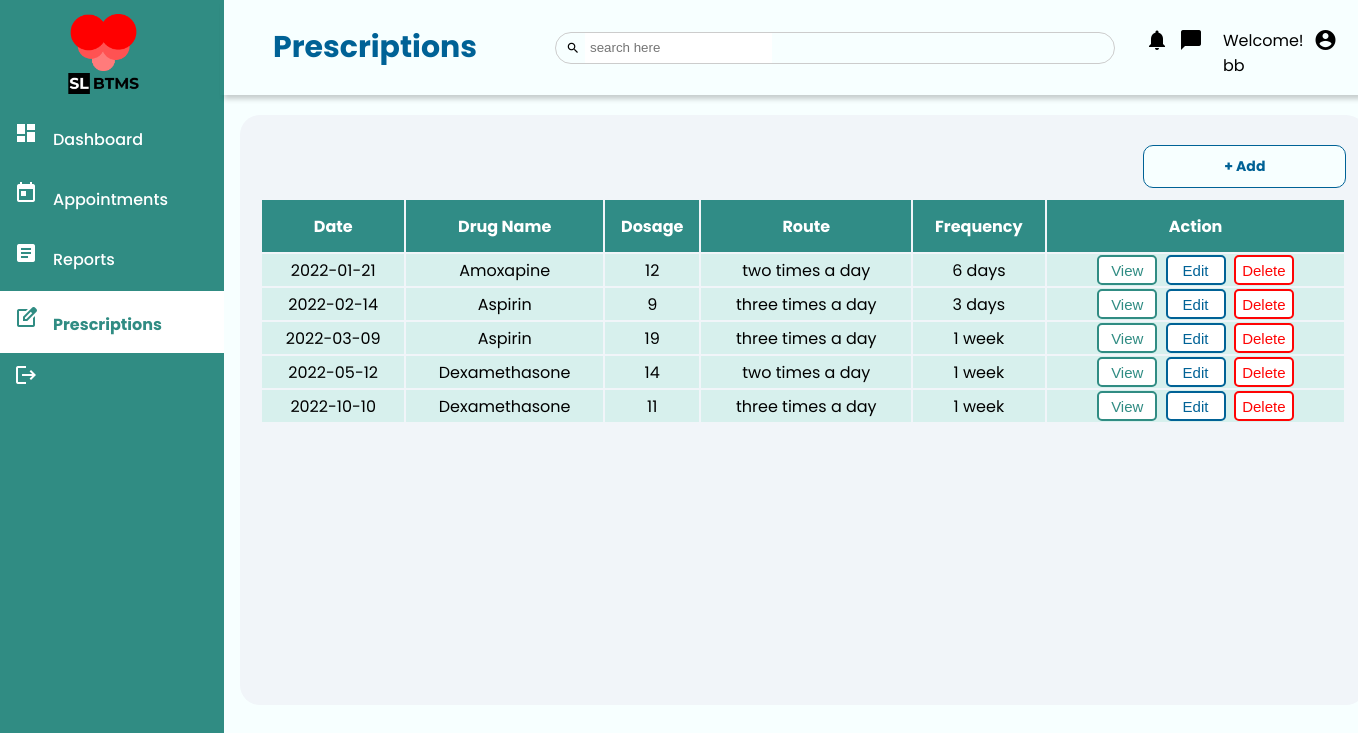
The app's page /src/php/consultant_patient_prescriptions.php (signed in) with its own data.
### tables this page shows
CREATE TABLE `patient_clinical_reports` (
  `patient_cr_id` int(11) NOT NULL,
  `patient_id` int(11) NOT NULL,
  `date` date NOT NULL,
  `drug_name` varchar(255) NOT NULL,
  `dosage` int(11) NOT NULL,
  `route` varchar(255) NOT NULL,
  `frequency` varchar(255) NOT NULL
);

### src/php/consultant_patient_prescriptions.php (the view, shortened to what this page needs)
<?php
require_once('../../config/connection.php');
 ?>
<!DOCTYPE html>
<html lang="en">
<head>
    <link rel="stylesheet" type="text/css" href="../../public/css/consultant_prescriptions.css">
    <link rel="stylesheet" type="text/css" href="../../public/css/consultant_navbar.css">
</head>
<body>
  <div class="top-nav">
    <div class="head">
        <h1>Prescriptions</h1>
    </div>
    <div class="search">
        <div class="search-bar">
          <span class="material-icons">search</span>
          <input type="search" placeholder="search here">
        </div>
      </div>
    <div class="top">
      <span class="material-icons">notifications</span>
      <span class="material-icons">chat_bubble</span>
      <div class="Loggedin"> Welcome! <?php echo $_SESSION['username'];?></div>
      <span class="material-icons">account_circle</span>
    </div>
  </div>
  <div class="board">
    <div class="">
      <a href="consultant_prescription_form.php" class="new">+ Add</a>
      <div class="mid-bottom">
          <table align="center">
            <tr>
              <th>Date</th>
              <th>Drug Name</th>
              <th>Dosage</th>
              <th>Route</th>
              <th>Frequency</th>
              <th colspan="3">Action</th>
            </tr>
            <?php
                $sql="SELECT * FROM patient_clinical_reports ORDER BY date, patient_id, drug_name";
                $result=mysqli_query($connection,$sql);
                if($result){
                    while($row=mysqli_fetch_assoc($result)){
                        $patient_cr_id=$row['patient_cr_id'];
                        $date=$row['date'];
                        $drug_name=$row['drug_name'];
                        $dosage=$row['dosage'];
                        $route=$row['route'];
                        $frequency=$row['frequency'];
                        echo '
                          <td>'.$date.'</td>
                          <td>'.$drug_name.'</td>
                          <td>'.$dosage.'</td>
                          <td>'.$route.'</td>
                          <td>'.$frequency.'</td>
                          <td>
                            <button id="btn-view" class="btn">
                              <a href="consultant_patient_clinical_reports_view.php?update-id='.$patient_cr_id.'" class="text-light">
                                View
                                </a>
                            </button>
                            <button id="btn-update" class="btn">
                              <a href="consultant_patient_clinical_reports_update.php?update-id='.$patient_cr_id.'" class="text-light">
                                Edit
                              </a>
                            </button>
                            <button id="btn-delete" class="btn">
                              <a href="consultant_patient_clinical_reports_delete.php?delete-id='.$patient_cr_id.'" class="text-light">
                                Delete
                              </a>
                            </button>
                          </td>
                        </tr>
                        ';
                    }
                }
            ?>
          </table>
      </div>
    </div>
  </div>
</body>
</html>

### public/css/consultant_navbar.css (style rules this page uses)
body { margin: 0; font-family: Poppins, sans-serif; background-color: #F7FFFF; }
.side-navbar { width: 230px; height: 100%; margin: -6px; position: fixed; background-color: #308C83; }
.logo { margin: 20px 0 10px 65px; width: 80px; height: 80px; }
.side-navbar a { padding: 10px 20px 18px 15px; display: block; color: #FFFFFF; text-decoration: none; font-size: 16px; font-weight: 500; transition: 0.2s; }
.side-navbar span { margin: 0px 15px 8px 5px; }
#not-selected { color: #FFFFFF; }
#selected { padding: 15px; display: block; background: #ffffff; text-decoration: none; font-size: 16px; font-weight: bold; }
#selected { color: #308C83; }

### public/css/consultant_prescriptions.css (style rules this page uses)
body { margin: 0; background-color: #F7FFFF; font-family: 'Poppins', sans-serif; }
.top-nav { display:grid; position:sticky; margin-left: 220px; grid-template-columns: 300px 600px auto auto; align-items: center; padding: 5px; box-shadow: 4px 4px 5px rgba(0,0,0,0.2); }
.head h1 { text-align: center; font-size: 30px; color: #006296; }
.search { display: flex; margin-left: 20px; padding: 10px; justify-content: center; }
.search-bar { border: 1px solid #ccc; border-radius: 30px; width: fit-content; height: 30px; width: 100%; display: flex; align-items: center; overflow-x: hidden; }
.search-bar span { display: inline-block; padding: 5px; font-size:14px ; }
.search-bar input { height: 100%; padding: 5px; border: none; outline: none; }
.search-bar span { padding-left: 10px; cursor: pointer; }
.top { position: relative; display: flex; float: right; margin: 10px 10px 0 0; padding: 10px; }
.top span { padding-left: 10px; cursor: pointer; }
.top .Loggedin { padding-left: 20px; }
.board { position: absolute; margin-left: 240px; margin-top: 20px; width: 80%; height: 550px; background-color: #F1F5F9; border-radius: 20px; padding: 20px; overflow: hidden; }
th { text-align: center; height: 50px; color: #ffffff; background: #308C86; }
table { margin:0; width: 100%; }
td { text-align: center; background: #D7F0ED; }
td a { text-decoration: none; }
.new { float: right; margin: 10px 0; text-decoration: none; background-color: #F7FFFF; color: #006296; border: 1px solid #006296 ; border-radius: 10px; padding: 10px 80px; font-size: 14px; transition: 0.5s; font-weight: bold; }
#btn-update { background: white; text-decoration: none; font-size: 15px; margin: 0 2px; width: 60px; height: 30px; border: 2px solid #006296; border-radius: 5px; }
#btn-update a { height: 30px; width: 60px; color: #006296; }
#btn-delete { background: white; text-decoration: none; font-size: 15px; margin: 0 2px; width: 60px; height: 30px; border: none; border-radius: 5px; border: 2px solid #FF0404; }
#btn-delete a { height: 50px; color: #FF0404; }
#btn-view { background: white; text-decoration: none; font-size: 15px; margin: 0 2px; width: 60px; height: 30px; border: none; border-radius: 5px; border: 2px solid #308C83; }
#btn-view a { height: 50px; color: #308C83; }

### records on screen
patient_clinical_reports: date "2022-01-21", drug_name "Amoxapine", dosage "12", route "two times a day", frequency "6 days"
patient_clinical_reports: date "2022-02-14", drug_name "Aspirin", dosage "9", route "three times a day", frequency "3 days"
patient_clinical_reports: date "2022-03-09", drug_name "Aspirin", dosage "19", route "three times a day", frequency "1 week"
patient_clinical_reports: date "2022-05-12", drug_name "Dexamethasone", dosage "14", route "two times a day", frequency "1 week"
patient_clinical_reports: date "2022-10-10", drug_name "Dexamethasone", dosage "11", route "three times a day", frequency "1 week"

### other values on screen
$_SESSION['username'] "bb"
